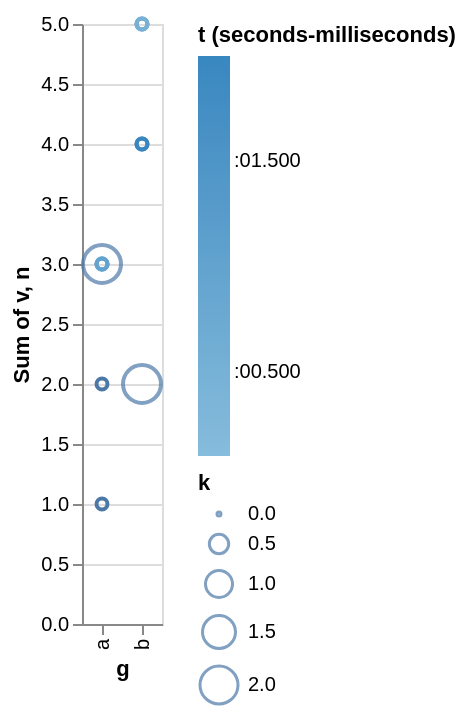

Express this chart as Vega-Lite.
### Vega-Lite specification from a JSON file in a GitHub repository (floating-point values rounded to 4 significant figures)
{"$schema": "https://vega.github.io/schema/vega-lite/v6.json", "data": {"values": [{"t": "2020-01-01T00:00:00.100Z", "v": 1, "g": "a"}, {"t": "2020-01-01T00:00:00.900Z", "v": 2, "g": "a"}, {"t": "2020-01-01T00:00:01.000Z", "v": 3, "g": "a"}, {"t": "2020-01-01T00:00:01.999Z", "v": 4, "g": "b"}, {"t": "2020-01-01T00:00:00.500Z", "v": 5, "g": "b"}]}, "layer": [{"mark": "point", "encoding": {"x": {"field": "g", "type": "nominal"}, "y": {"aggregate": "sum", "field": "v", "type": "quantitative"}, "detail": {"field": "t", "type": "temporal"}}}, {"mark": "point", "encoding": {"x": {"field": "g", "type": "nominal"}, "y": {"aggregate": "sum", "field": "v", "type": "quantitative"}, "color": {"field": "t", "type": "temporal", "timeUnit": "utcsecondsmilliseconds"}}}, {"transform": [{"timeUnit": "utcsecondsmilliseconds", "field": "t", "as": "u"}, {"aggregate": [{"op": "count", "as": "n"}, {"op": "distinct", "field": "u", "as": "k"}], "groupby": ["g"]}], "mark": "point", "encoding": {"x": {"field": "g", "type": "nominal"}, "y": {"field": "n", "type": "quantitative"}, "size": {"field": "k", "type": "quantitative"}}}]}
